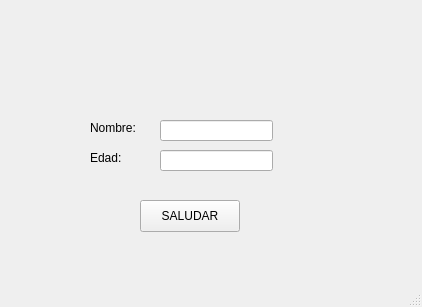
<?xml version="1.0" encoding="UTF-8"?>
<ui version="4.0">
 <class>MainWindow</class>
 <widget class="QMainWindow" name="MainWindow">
  <property name="geometry">
   <rect>
    <x>0</x>
    <y>0</y>
    <width>422</width>
    <height>307</height>
   </rect>
  </property>
  <property name="windowTitle">
   <string>MainWindow</string>
  </property>
  <widget class="QWidget" name="centralwidget">
   <widget class="QLabel" name="label">
    <property name="geometry">
     <rect>
      <x>90</x>
      <y>120</y>
      <width>58</width>
      <height>16</height>
     </rect>
    </property>
    <property name="text">
     <string>Nombre:</string>
    </property>
   </widget>
   <widget class="QLabel" name="label_2">
    <property name="geometry">
     <rect>
      <x>90</x>
      <y>150</y>
      <width>58</width>
      <height>16</height>
     </rect>
    </property>
    <property name="text">
     <string>Edad:</string>
    </property>
   </widget>
   <widget class="QLineEdit" name="txt_nombre">
    <property name="geometry">
     <rect>
      <x>160</x>
      <y>120</y>
      <width>113</width>
      <height>21</height>
     </rect>
    </property>
   </widget>
   <widget class="QLineEdit" name="txt_edad">
    <property name="geometry">
     <rect>
      <x>160</x>
      <y>150</y>
      <width>113</width>
      <height>21</height>
     </rect>
    </property>
   </widget>
   <widget class="QPushButton" name="btn_saludar">
    <property name="geometry">
     <rect>
      <x>140</x>
      <y>200</y>
      <width>100</width>
      <height>32</height>
     </rect>
    </property>
    <property name="text">
     <string>SALUDAR</string>
    </property>
   </widget>
  </widget>
  <widget class="QMenuBar" name="menubar">
   <property name="geometry">
    <rect>
     <x>0</x>
     <y>0</y>
     <width>422</width>
     <height>21</height>
    </rect>
   </property>
  </widget>
  <widget class="QStatusBar" name="statusbar"/>
 </widget>
 <resources/>
 <connections/>
</ui>
